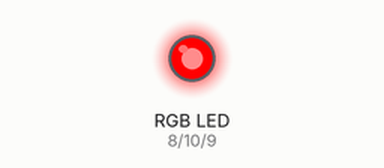
Simulated run of this sketch. Board: Arduino Uno, built with avr-gcc and run on an emulated ATmega328P. Shown: an RGB LED mixed from three pins (HIGH = lit).

Above: at 0.5 s.
At 1.5 s:
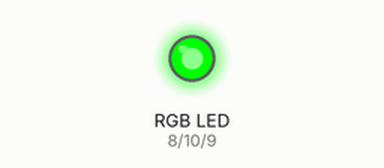
At 5.5 s:
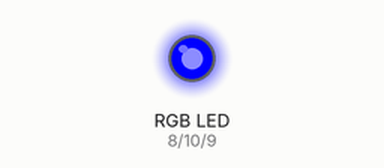
Timing chart, 0 to 6.9 s (numbered marks = the images above):
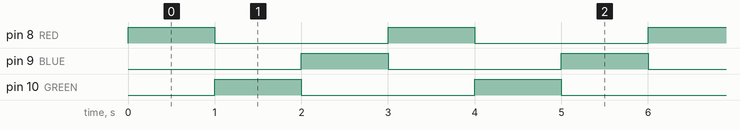

The sketch:

led_rgb.ino
```cpp
// C++ code
//
#define RED 8
#define BLUE 9
#define GREEN 10
void setup()
{
  pinMode(RED, OUTPUT);
  pinMode(GREEN, OUTPUT);
  pinMode(BLUE, OUTPUT);
}

void loop()
{
  digitalWrite(RED, HIGH);
  digitalWrite(GREEN, LOW);
  digitalWrite(BLUE, LOW);
  delay(1000);
  digitalWrite(RED, LOW);
  digitalWrite(GREEN, HIGH);
  digitalWrite(BLUE, LOW);
  delay(1000);
  digitalWrite(RED, LOW);
  digitalWrite(GREEN, LOW);
  digitalWrite(BLUE, HIGH);
  delay(1000);
}
```

Measured:
- by itself, pin 8 (RED), pin 9 (BLUE), pin 10 (GREEN): alternates HIGH for 1.0 s and LOW for 2.0 s
- by itself, everything shown: repeats every 3.0 s, in 3 steps
